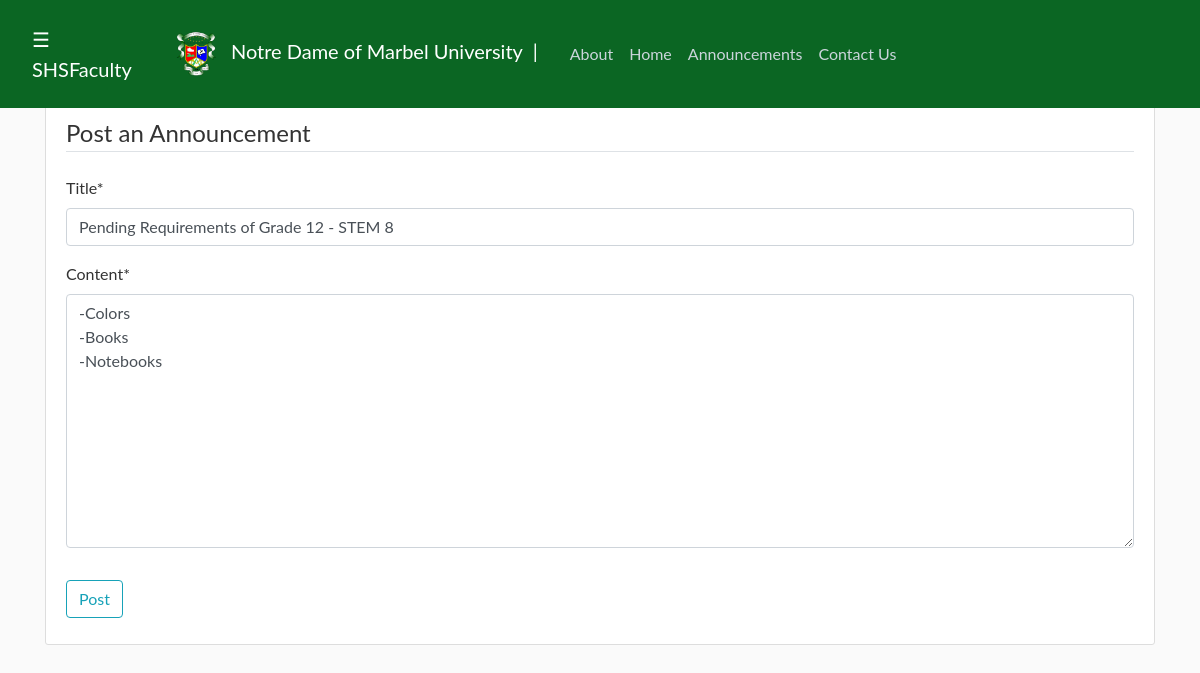
The page /announcements/post/34/update/ (signed in) on the database its author committed.
### ndmu/models.py (models this page shows, shortened)
class Post(models.Model):
    title = models.CharField(max_length=100)
    content = models.TextField()
    date_posted = models.DateTimeField(default=timezone.now)
    author = models.ForeignKey(User, on_delete=models.CASCADE)
    image_content = models.FileField(upload_to='content_images', null=True, blank=True)

### ndmu/views.py (the view, shortened to what this page needs)
# urls.py: path('announcements/post/<int:pk>/update/', PostUpdateView.as_view(), name='post-update'),
class PostUpdateView(LoginRequiredMixin, UserPassesTestMixin, UpdateView):
	model = Post
	fields = ['title', 'content']
	def test_func(self):
		post = self.get_object()
		if self.request.user == post.author:
			return True
		return False

### ndmu/templates/ndmu/post_form.html (shortened to what this page needs)
{% extends "ndmu/base.html" %}
{% load crispy_forms_tags %}
{% block content %}
<br>
	<div class="content-section">
		<form method="POST">
			<fieldset class="form-group">
				<legend class="border-bottom mb-4">Post an Announcement</legend>
				{{ form|crispy }}
			</fieldset>
			<div class="form-group">
				<button class="btn btn-outline-info">Post</button>
			</div>
		</form>
	</div>
{% endblock content %}

### ndmu/templates/ndmu/base.html (shortened to what this page needs)
{% load static %}
<!DOCTYPE html>
<html>
<head>
    <link rel="stylesheet" type="text/css" href="https://maxcdn.bootstrapcdn.com/bootstrap/4.0.0/css/bootstrap.min.css">
	<link rel="stylesheet" type="text/css" href="https://cdnjs.cloudflare.com/ajax/libs/font-awesome/4.7.0/css/font-awesome.min.css">
    <link rel="stylesheet" type="text/css" href="{% static 'ndmu/main.css' %}">
    <link rel="stylesheet" type="text/css" href="{% static 'ndmu/sidebar.css' %}">
</head>
<body>
	<header class="site-header">
	  <nav class="navbar navbar-expand-md navbar-dark bg-steel fixed-top">
					<div id="main">
						{% if user.is_authenticated %}
						<span style="font-size:20px;cursor:pointer;color:white" onclick="openNav()">&#9776; {{ user }}</span>
						{% endif %}
					</div>
	    <div class="container">
	      <a class="navbar-brand mr-4" href="/"><img src="{% static 'images/ndmu.png' %}" height="50" width="50">&nbsp;&nbsp;Notre Dame of Marbel University&nbsp;&nbsp;|</a>
	      <div class="collapse navbar-collapse" id="navbarToggle">
	        <div class="navbar-nav mr-auto">
	          <a class="nav-item nav-link" href="{% url 'ndmu-about' %}">About</a>
	          <a class="nav-item nav-link" href="{% url 'ndmu-home' %}">Home</a>
	          <a class="nav-item nav-link" href="{% url 'ndmu-announcements' %}">Announcements</a>
	          <a class="nav-item nav-link" href="{% url 'ndmu-contact' %}">Contact Us</a>
	        </div>
	    </div>
	  </nav>
	</header>
	<main role="main" class="container">
	  <div class="row">
	    <div class="col">
	      {% block content %}{% endblock %}
    	</div>
      </div>
    </main>
</body>
</html>

### ndmu/static/ndmu/main.css (style rules this page uses)
body { background: #fafafa; color: #333333; margin-top: 5rem; }
.bg-steel { background-color: #0b6623; }
.site-header .navbar-nav .nav-link { color: #cbd5db; }
.content-section { background: #ffffff; padding: 10px 20px; border: 1px solid #dddddd; border-radius: 3px; margin-bottom: 20px; }

### ndmu/static/ndmu/sidebar.css (style rules this page uses)
body { font-family: "Lato", sans-serif; }
#main { transition: margin-left .5s; padding: 16px; }

### rows shown on the page
Post: title "Pending Requirements of Grade 12 - STEM 8", content "-Colors -Books -Notebooks"

### other values the page prints
{{ user }} "SHSFaculty"
